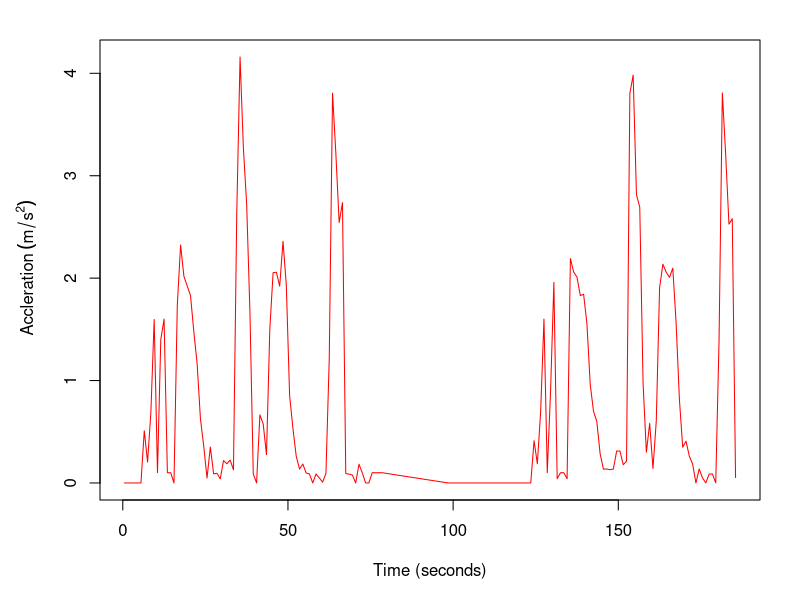

This chart was generated by the following R code:
require(splines) #thx @Chase for the notice

# Set the working directory
setwd("/Users/mac/Desktop/Programming/COMP9596//DroneData")

# Read the data
data <- read.csv(file="14.csv", header=TRUE, sep=",")

# Convert date column to Date object
data$Date <- as.POSIXct(data$Date)

# Extract the data from column name to plot
data.toPlot <- data[data$Battery > 18,]

# Calculate the difference of each time point to the first (in seconds)
data.toPlot$TimeDiff <- data.toPlot$Date - data.toPlot$Date[1]

# Since TimeDiff is a time/date object, convert it to a numeric and store this as an extra column in data frame
data.toPlot$TimeDiffValue <- as.numeric(data.toPlot$TimeDiff)

# Multiple current and voltage to get Power
data.toPlot$Power <- as.double(-(data.toPlot$Current/1000) * data.toPlot$Voltage/1000)

#Get Mangnitude of Velocity
data.toPlot$Velocity <- sqrt(data.toPlot$VelocityX^2 + data.toPlot$VelocityY^2 + data.toPlot$VelocityZ^2)

#Remove extra data
#data.toPlot <- data.toPlot[data.toPlot$TimeDiffValue > 19 & data.toPlot$TimeDiffValue < 25,]

dY <- diff(data.toPlot$Velocity)/diff(data.toPlot$TimeDiffValue)  # the derivative of your function
dX <- rowMeans(embed(data.toPlot$TimeDiffValue,2)) # centers the X values for plotting

ppi <- 200
png(file=paste("14Accleration", ".png", sep=""), height=7*ppi, width=9*ppi, res=ppi)

par(mar=c(5,5,2,2))
plot(y=abs(dY), x=dX,type="l",col="red", lwd="1", ylab=expression(~Accleration ~(m/s^{2})), xlab="Time (seconds)")

dev.off()